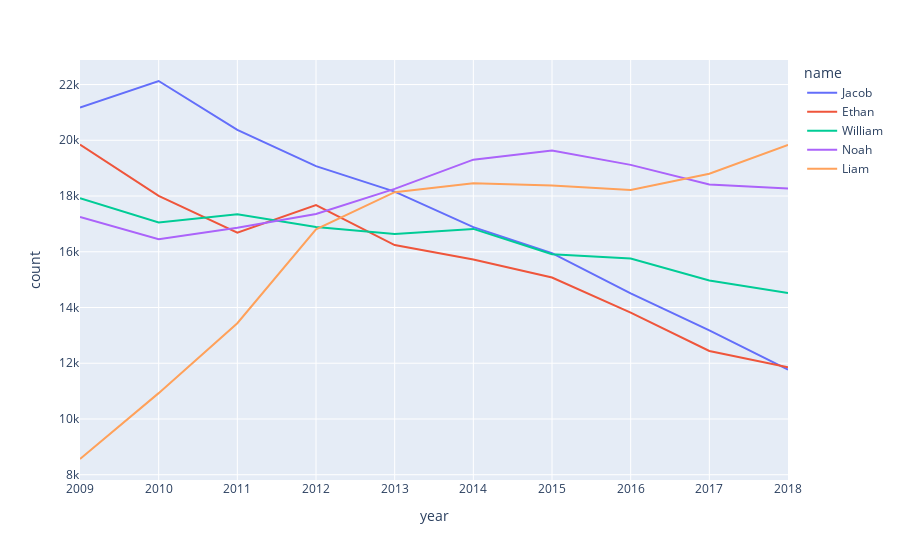

Here is the notebook cell this chart was saved with:
### Code cell
fig = px.line(popular_M_09_18.loc[(popular_M_09_18["name"].isin(['Noah', 'Jacob', 'William', 'Liam', 
'Ethan']))], x="year", y="count", color="name")
fig.show()

### Figure 1 — Plotly figure (JSON) as saved in the notebook; plotly's stock layout.template omitted (floating-point values rounded to 4 significant figures)
{"data": [{"hovertemplate": "name=Jacob<br>year=%{x}<br>count=%{y}<extra></extra>", "legendgroup": "Jacob", "line": {"color": "#636efa", "dash": "solid"}, "marker": {"symbol": "circle"}, "mode": "lines", "name": "Jacob", "orientation": "v", "showlegend": true, "type": "scatter", "x": [2009, 2010, 2011, 2012, 2013, 2014, 2015, 2016, 2017, 2018], "xaxis": "x", "y": [21175, 22127, 20371, 19074, 18158, 16883, 15949, 14510, 13178, 11770], "yaxis": "y"}, {"hovertemplate": "name=Ethan<br>year=%{x}<br>count=%{y}<extra></extra>", "legendgroup": "Ethan", "line": {"color": "#EF553B", "dash": "solid"}, "marker": {"symbol": "circle"}, "mode": "lines", "name": "Ethan", "orientation": "v", "showlegend": true, "type": "scatter", "x": [2009, 2010, 2011, 2012, 2013, 2014, 2015, 2016, 2017, 2018], "xaxis": "x", "y": [19847, 18002, 16684, 17672, 16241, 15724, 15077, 13819, 12439, 11854], "yaxis": "y"}, {"hovertemplate": "name=William<br>year=%{x}<br>count=%{y}<extra></extra>", "legendgroup": "William", "line": {"color": "#00cc96", "dash": "solid"}, "marker": {"symbol": "circle"}, "mode": "lines", "name": "William", "orientation": "v", "showlegend": true, "type": "scatter", "x": [2009, 2010, 2011, 2012, 2013, 2014, 2015, 2016, 2017, 2018], "xaxis": "x", "y": [17918, 17051, 17343, 16885, 16641, 16820, 15909, 15761, 14967, 14516], "yaxis": "y"}, {"hovertemplate": "name=Noah<br>year=%{x}<br>count=%{y}<extra></extra>", "legendgroup": "Noah", "line": {"color": "#ab63fa", "dash": "solid"}, "marker": {"symbol": "circle"}, "mode": "lines", "name": "Noah", "orientation": "v", "showlegend": true, "type": "scatter", "x": [2009, 2010, 2011, 2012, 2013, 2014, 2015, 2016, 2017, 2018], "xaxis": "x", "y": [17247, 16451, 16862, 17353, 18257, 19305, 19635, 19117, 18410, 18267], "yaxis": "y"}, {"hovertemplate": "name=Liam<br>year=%{x}<br>count=%{y}<extra></extra>", "legendgroup": "Liam", "line": {"color": "#FFA15A", "dash": "solid"}, "marker": {"symbol": "circle"}, "mode": "lines", "name": "Liam", "orientation": "v", "showlegend": true, "type": "scatter", "x": [2009, 2010, 2011, 2012, 2013, 2014, 2015, 2016, 2017, 2018], "xaxis": "x", "y": [8564, 10927, 13437, 16804, 18137, 18462, 18374, 18218, 18798, 19837], "yaxis": "y"}], "layout": {"legend": {"title": {"text": "name"}, "tracegroupgap": 0}, "margin": {"t": 60}, "xaxis": {"anchor": "y", "domain": [0, 1], "title": {"text": "year"}}, "yaxis": {"anchor": "x", "domain": [0, 1], "title": {"text": "count"}}}}
